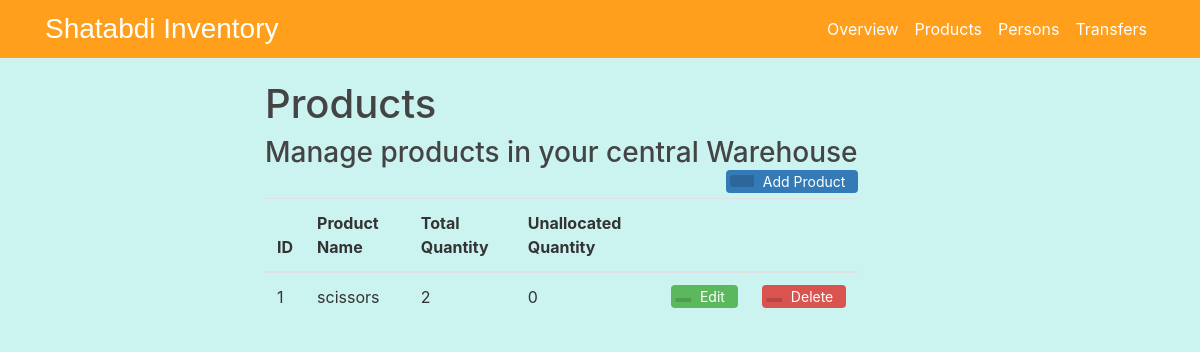
Page /Product on the committed database.
### flaskinventory/models.py (models this page shows, shortened)
class Product(db.Model):
    prod_id = db.Column(db.Integer, primary_key= True)
    prod_name = db.Column(db.String(20), nullable = False)
    prod_name = db.Column(db.String(20),unique = True ,nullable = False)
    prod_tqty = db.Column(db.Integer, nullable = False)
    prod_qty = db.Column(db.Integer, nullable = False)

### flaskinventory/routes.py (the view, shortened to what this page needs)
@app.route("/Product", methods = ['GET','POST'])
def product():
    form = addproduct()
    eform = editproduct()
    details = Product.query.all()
    exists = bool(Product.query.all())
    if exists== False and request.method == 'GET' :
            flash(f'Add products to view','info')
    return render_template('product.html',title = 'Products',eform=eform,form = form,details=details)

### flaskinventory/templates/product.html (shortened to what this page needs)
{% extends "overview.html" %}
{% block content %}
<div class="container">
<h1>Products</h1>
<div >
  <h3 style="display: inline-block;margin:0;"> Manage products in your central Warehouse</h3>
  <button type="button" class="btn btn-add" data-toggle="modal" data-target="#exampleModal">
   <span class="btn-icon-add"></span>Add Product</button>
</div>
<table class="table table-hover">
<thead>
 <tr>
   <th>ID</th>
   <th>Product Name</th>
   <th>Total Quantity</th>
   <th>Unallocated Quantity</th>
   <th></th>
   <th></th>
 </tr>
</thead>
<tbody>
  {% for d in details %}
  <tr>
   <td>{{d.prod_id}}</td>
   <td>{{d.prod_name}}</td>
   <td>{{d.prod_tqty}}</td>
   <td>{{d.prod_qty}}</td>
   <td>
       <button type="button" class="btn btn-edit" data-toggle="modal" data-target = "#edit{{d.prod_id}}" >
       <span class="btn-icon"></span>Edit</button>
   </td>
   <td>
      <a href="{{ url_for('delete', p_id = d.prod_id,type ='product') }}">
       <button type="button" class="btn btn-delete">
       <span class="btn-icon"></span>Delete</button></a>
   </td>
 </tr>
{%endfor%}
</tbody>
</table>
{% endblock content %}

### flaskinventory/static/main.css (style rules this page uses)
body { background: #CBF3F0; color: #333333; margin-top: 5rem; }
h1, h2, h3, h4, h5, h6 { color: #444444; }
a { color: white; }
.btn-icon { position: relative; left: -9px; display: inline-block;padding: 2px 8px; background: rgba(0,0,0,0.15); border-radius: 3px 0 0 3px; color: white; font-size: 14px; }
.btn-icon-add { position: relative; left: -9px; display: inline-block;padding: 6px 12px; background: rgba(0,0,0,0.15); border-radius: 3px 0 0 3px; color: white; font-size: 14px; }
.btn-add { padding-top: 0; padding-bottom: 0; background-color:#337ab7; color: white; font-size: 14px; float: right; }
.btn-edit { padding-top: 0; padding-bottom: 0; background-color: #5cb85c; color: white; font-size: 14px; }
.btn-delete { padding-top: 0; padding-bottom: 0; background-color: #d9534f; color: white; font-size: 14px; }
.btn { margin-bottom:5px;font-size: 14px; }
html, body { height: 100%; }

### rows in the picture
Product: prod_id "1", prod_name "scissors", prod_tqty "2", prod_qty "0"
